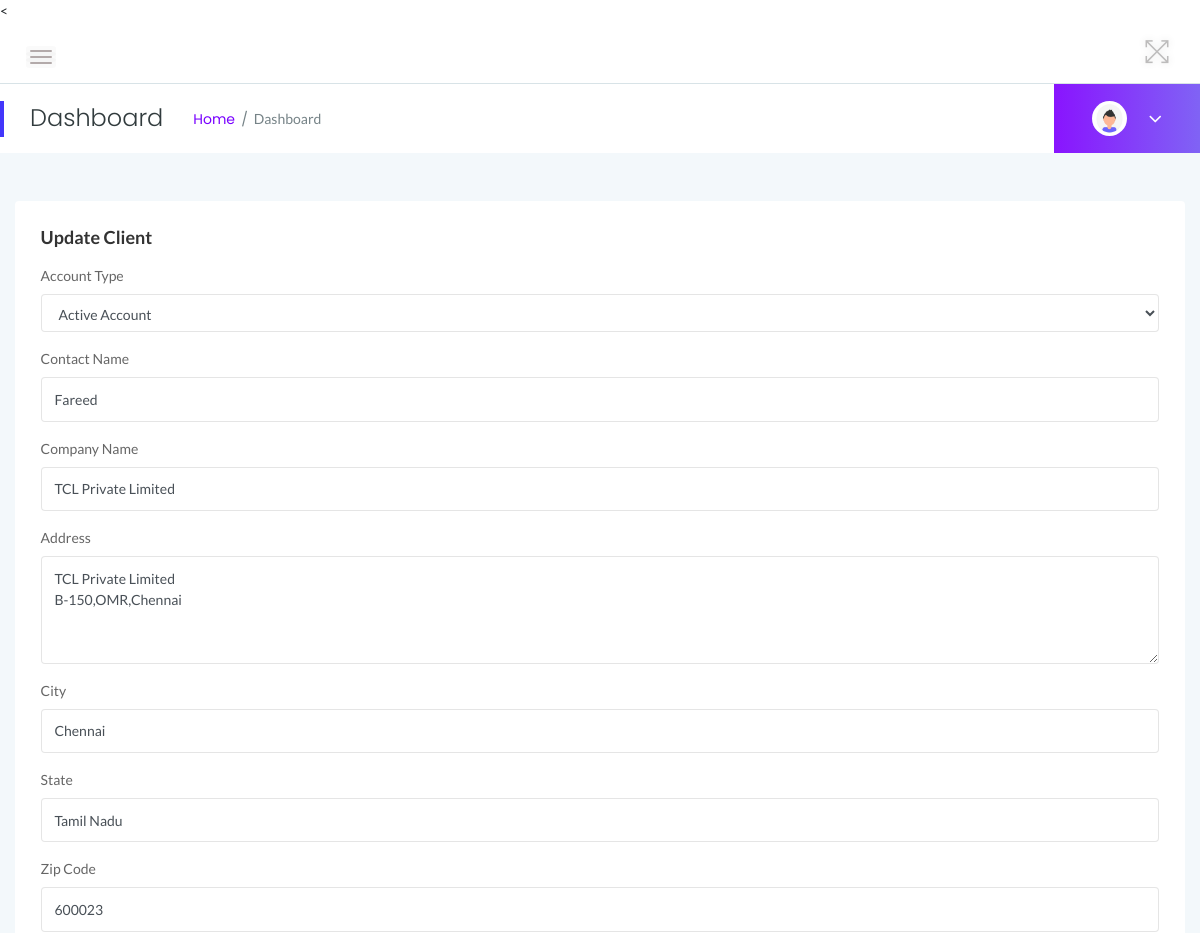
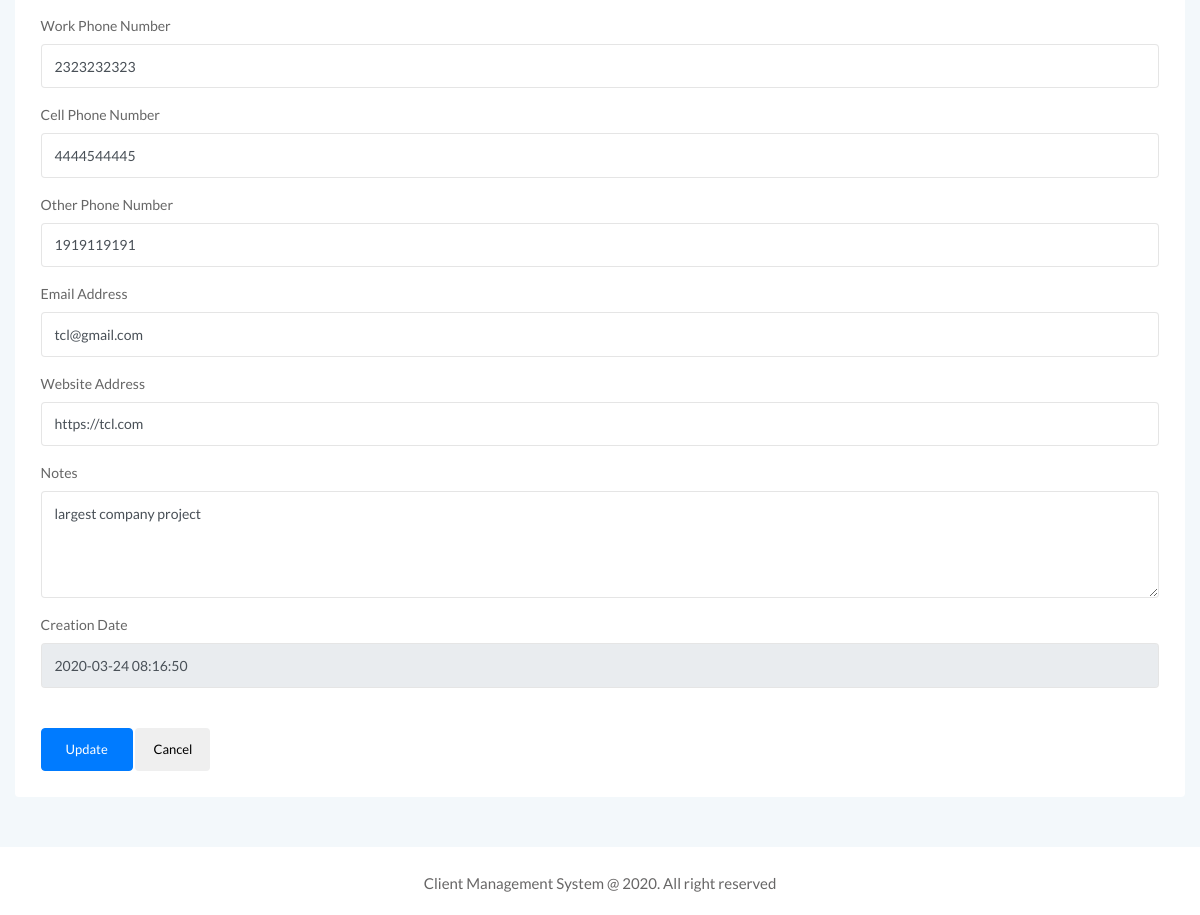
Screenshot of /admin/edit-client-details.php?editid=10 (signed in) with the database file from the repository (2 pictures, top to bottom).
### tables this page shows
CREATE TABLE `tblclient` (
  `ID` int(10) NOT NULL,
  `AccountID` int(10) DEFAULT NULL,
  `AccountType` varchar(50) DEFAULT NULL,
  `ContactName` varchar(120) DEFAULT NULL,
  `CompanyName` varchar(120) DEFAULT NULL,
  `Address` varchar(200) DEFAULT NULL,
  `City` varchar(120) DEFAULT NULL,
  `State` varchar(120) DEFAULT NULL,
  `ZipCode` int(10) DEFAULT NULL,
  `Workphnumber` bigint(10) DEFAULT NULL,
  `Cellphnumber` bigint(10) DEFAULT NULL,
  `Otherphnumber` bigint(10) DEFAULT NULL,
  `Email` varchar(200) DEFAULT NULL,
  `WebsiteAddress` varchar(200) DEFAULT NULL,
  `Notes` mediumtext DEFAULT NULL,
  `Password` varchar(200) NOT NULL,
  `CreationDate` timestamp NULL DEFAULT current_timestamp()
);

### admin/edit-client-details.php (the view, shortened to what this page needs)
<<?php
if (strlen($_SESSION['clientmsaid']==0)) {
  header('location:logout.php');
  } else{
  ?>
<!doctype html>
<html class="no-js" lang="en">
<head>
    <link rel="stylesheet" href="assets/css/bootstrap.min.css">
    <link rel="stylesheet" href="assets/css/font-awesome.min.css">
    <link rel="stylesheet" href="assets/css/themify-icons.css">
    <link rel="stylesheet" href="assets/css/metisMenu.css">
    <link rel="stylesheet" href="assets/css/owl.carousel.min.css">
    <link rel="stylesheet" href="assets/css/slicknav.min.css">
    <link rel="stylesheet" href="https://www.amcharts.com/lib/3/plugins/export/export.css" type="text/css" media="all" />
    <link rel="stylesheet" href="assets/css/typography.css">
    <link rel="stylesheet" href="assets/css/default-css.css">
    <link rel="stylesheet" href="assets/css/styles.css">
    <link rel="stylesheet" href="assets/css/responsive.css">
</head>
<body>
    <div class="page-container">
        <div class="main-content">
          <?php include_once('includes/header.php');?>
           <?php include_once('includes/pagetitle.php');?>
            <div class="main-content-inner">
                <div class="row">
                    <div class="col-lg-6 col-ml-12">
                        <div class="row">
                            <div class="col-12 mt-5">
                                <div class="card">
                                    <div class="card-body">
                                        <h4 class="header-title">Update Client</h4>
                                        <form method="post">
											<?php
										$eid=$_GET['editid'];
										$sql="SELECT * from tblclient where ID=:eid";
										$query = $dbh -> prepare($sql);
										$query->bindParam(':eid',$eid,PDO::PARAM_STR);
										$query->execute();
										$results=$query->fetchAll(PDO::FETCH_OBJ);
										$cnt=1;
										if($query->rowCount() > 0)
										{
										foreach($results as $row)
										{               ?>
											<div class="form-group"> <label for="exampleInputEmail1">Account Type</label> <select type="text" name="accounttype" class="form-control" required='true'>
												<option value="<?php echo htmlentities($row->AccountType);?>"><?php echo htmlentities($row->AccountType);?></option>
											</select> </div>
											<div class="form-group"> <label for="exampleInputEmail1">Contact Name</label> <input type="text" name="cname" value="<?php  echo $row->ContactName;?>" class="form-control" required='true'> </div>
											<div class="form-group"> <label for="exampleInputEmail1">Company Name</label> <input type="text" name="comname" value="<?php  echo $row->CompanyName;?>" class="form-control" required='true'> </div>
											<div class="form-group"> <label for="exampleInputEmail1">Address</label> <textarea type="text" name="address"  class="form-control" required='true' rows="4" cols="3"><?php  echo $row->Address;?></textarea> </div>
											<div class="form-group"> <label for="exampleInputEmail1">City</label> <input type="text" name="city" value="<?php  echo $row->City;?>" class="form-control" required='true'> </div>
											<div class="form-group"> <label for="exampleInputEmail1">State</label> <input type="text" name="state" value="<?php  echo $row->State;?>" class="form-control" required='true'> </div>
											<div class="form-group"> <label for="exampleInputEmail1">Zip Code</label> <input type="text" name="zcode" value="<?php  echo $row->ZipCode;?>" class="form-control" required='true' pattern="[0-9]*"> </div>
											<div class="form-group"> <label for="exampleInputEmail1">Work Phone Number</label><input type="text" name="wphnumber" value="<?php  echo $row->Workphnumber;?>" class="form-control" maxlength='10' required='true' pattern="[0-9]+"> </div>
											<div class="form-group"> <label for="exampleInputEmail1">Cell Phone Number</label><input type="text" name="cellphnumber" value="<?php  echo $row->Cellphnumber;?>" class="form-control" maxlength='10' pattern="[0-9]+"> </div>
											<div class="form-group"> <label for="exampleInputEmail1">Other Phone Number</label><input type="text" name="ophnumber" value="<?php  echo $row->Otherphnumber;?>" class="form-control" maxlength='10' pattern="[0-9]+"> </div>
											<div class="form-group"> <label for="exampleInputEmail1">Email Address</label> <input type="email" name="email" value="<?php  echo $row->Email;?>" class="form-control" required='true'> </div>
											<div class="form-group"> <label for="exampleInputPassword1">Website Address</label> <input type="text" name="websiteadd" value="<?php  echo $row->WebsiteAddress;?>" required='true' class="form-control" pattern="https://.*" size="30"> </div>
											<div class="form-group"> <label for="exampleInputEmail1">Notes</label> <textarea type="text" name="notes" class="form-control" required='true' rows="4" cols="3"><?php  echo $row->Notes;?></textarea> </div>
											<div class="form-group"> <label for="exampleInputPassword1">Creation Date</label> <input type="text" name="" value="<?php  echo $row->CreationDate;?>" required='true' class="form-control" readonly='true'> </div>
											<?php $cnt=$cnt+1;}} ?>
                                            <button type="submit" class="btn btn-primary mt-4 pr-4 pl-4" name="submit">Update</button>
											<button type="button" class="btn btn-default mt-4" value="Back" onClick="history.back();return true;">Cancel</button>
                                        </form>
                                    </div>
                                </div>
                            </div>
                        </div>
                    </div>
                </div>
            </div>
        </div>
        <?php include_once('includes/footer.php');?>
    </div>
</body>
</html>
<?php }  ?>

### admin/assets/css/typography.css (style rules this page uses)
body { font-size: 14px; font-family: 'Lato', sans-serif; }
h1, h2, h3, h4, h5, h6 { margin: 0; font-family: 'Poppins', sans-serif; }
button { cursor: pointer; outline: none!important; letter-spacing: 0; }

### admin/assets/css/default-css.css (style rules this page uses)
* { margin: 0; padding: 0; box-sizing: border-box; }
*, *:before, *:after { -moz-box-sizing: border-box; -webkit-box-sizing: border-box; box-sizing: border-box; }
html { -webkit-font-smoothing: antialiased; }
body { background: #fff; font-weight: normal; -webkit-font-smoothing: antialiased; -webkit-text-size-adjust: 100%; }
:root { --primary-color: #4336FB; }

### admin/assets/css/styles.css (style rules this page uses)
.page-container { width: 100%; height: 100%; min-height: 100vh; padding-left: 280px; -webkit-transition: padding-left 0.3s ease 0s; transition: padding-left 0.3s ease 0s; }
.card { border: none; border-radius: 4px; background-color: #fff; -webkit-transition: all 0.3s ease 0s; transition: all 0.3s ease 0s; }
.card-body { padding: 25.6px; padding: 1.6rem; }
.main-content { width: 100%; background: #F3F8FB; }
.main-content-inner { padding: 0 30px 50px; }
.header-title { font-family: 'Lato', sans-serif; font-size: 18px; font-weight: 600; letter-spacing: 0; color: #333; text-transform: capitalize; margin-bottom: 17px; }
.btn { padding: 11px 17px; font-size: 13px; letter-spacing: 0; }
.form-control, .form-control:focus { outline: none; box-shadow: none; }
.form-control { font-size: 14px; border: 1px solid rgba(170, 170, 170, .3); padding: 10.72px 12.8px; padding: .67rem .8rem; }
label { font-weight: 500; color: #666; display: inline-block; margin-bottom: 8px; margin-bottom: .5rem; }

### admin/assets/css/responsive.css (style rules this page uses)
@media screen and (min-width: 1200px) and (max-width: 1440px) { .col-ml-12 { -webkit-box-flex: 0; -ms-flex: 0 0 100%; flex: 0 0 100%; max-width: 100%; } }
@media (min-width: 1200px) and (max-width: 1364px) { .main-content-inner { padding: 0 15px 50px; } }
@media (min-width: 1200px) and (max-width: 1364px) { .page-container, .sbar_collapsed.page-container { padding-left: 0; } }

### rows the page displays
tblclient: accounttype "Active Account", cname "Fareed", comname "TCL Private Limited", address "TCL Private Limited B-150,OMR,Chennai", city "Chennai", state "Tamil Nadu", zcode "600023", wphnumber "2323232323", cellphnumber "4444544445", ophnumber "1919119191", email "tcl@gmail.com", websiteadd "https://tcl.com", notes "largest company project", CreationDate "2020-03-24 08:16:50"
